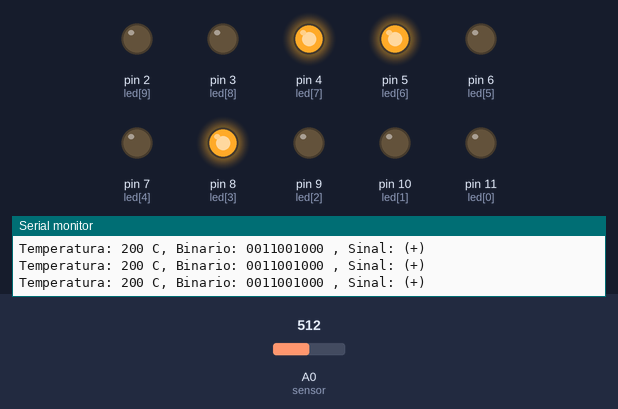
A sketch run on a simulated Arduino Uno, built with avr-gcc and run on an emulated ATmega328P. Shown: output pins drawn as LEDs (lit = HIGH), the last lines printed to the serial monitor. The inputs (shaded band) are chosen by the test bench; at power-on: A0 (sensor) = 512.

Above: at 1.3 s.
1.4 s: A0 (sensor) set to 513
At 2.6 s:
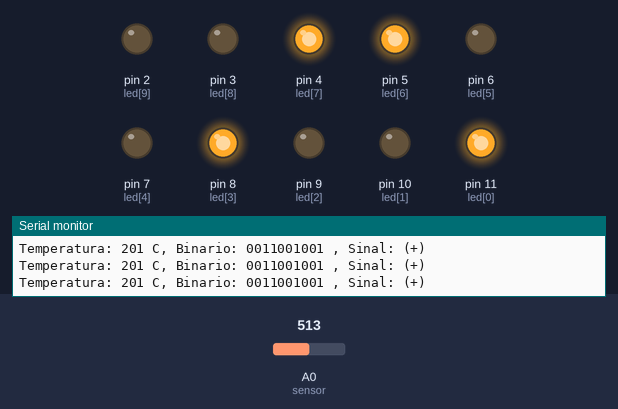
3.0 s: A0 (sensor) set to 716
At 3.9 s:
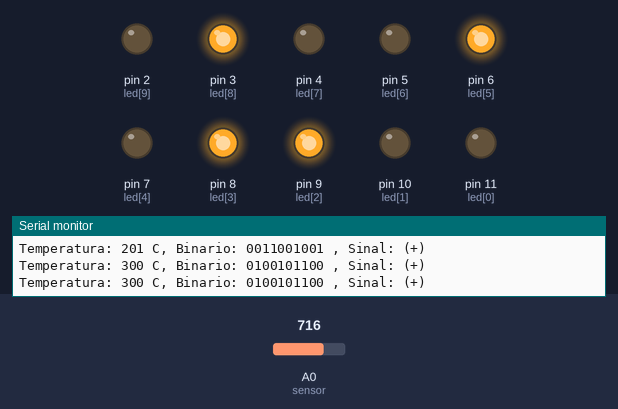
4.5 s: A0 (sensor) set to 718
At 5.2 s:
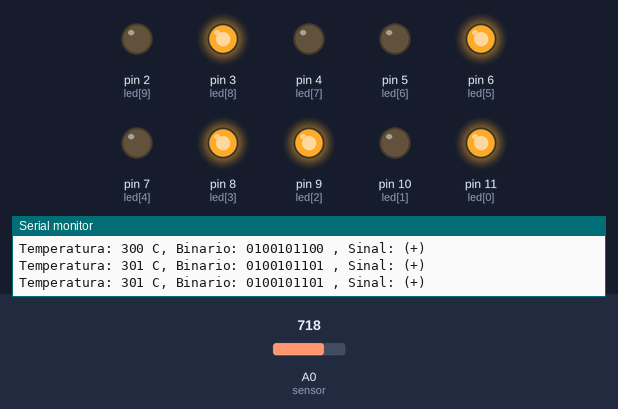
6.0 s: A0 (sensor) set to 900
At 6.4 s:
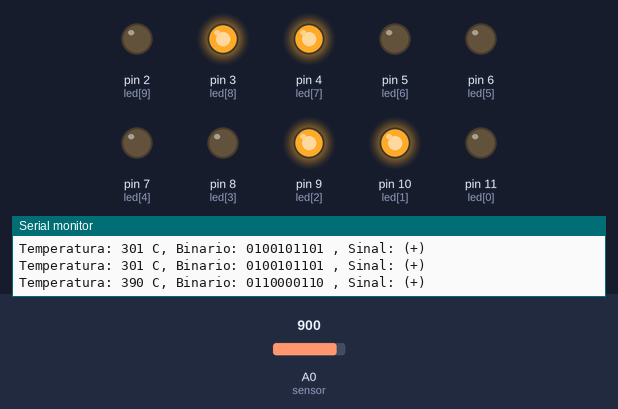
7.5 s: A0 (sensor) set to 899
At 8.7 s:
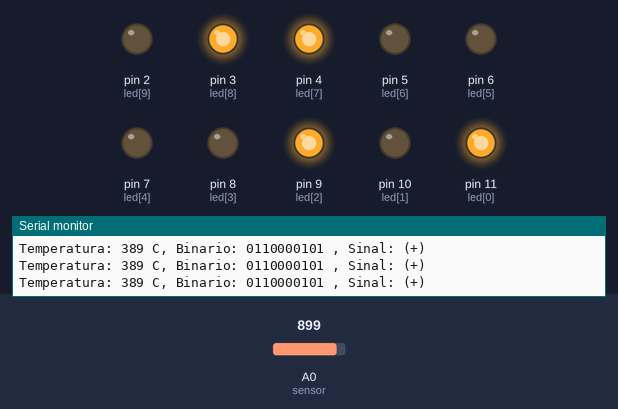
9.0 s: A0 (sensor) set to 122
At 10.2 s:
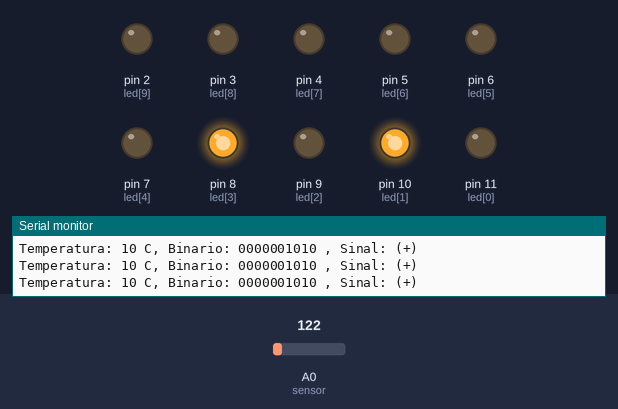
Timing chart, 0 to 11.5 s (numbered marks = the images above; inputs shaded):
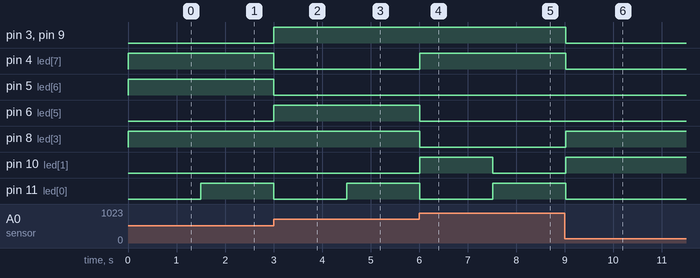

The sketch:

term_metro_bin_rio_c_digo_1.ino
```cpp
//por: kelpo49
//para: termômetro binário de led
//date: 9 de junho de 2025
//licença: MIT
const int sensor = A0; //pino analogico do sensor que não muda
float temperaturaf = 0; //guardar variavel temperatura
int leitura = 0; //guardar variavel leitura
const int led[] = {11, 10, 9, 8, 7, 6, 5, 4, 3, 2}; //guardar um array de 10 variaveis definidas, que não mudam
void setup() {
  Serial.begin(9600); //tempo de leitura consistente
  for(int i = 0; i < 10; i++) { //para o array com 10 elementos de 0 ate 9 = i
    pinMode(led[i],OUTPUT); //definir os leds i para output
  }
}
void loop() {
  int bit[10]; //guardar array de 10 variaveis não definidas
  leitura = analogRead(sensor); //variavel leitura oq ler do pino do sensor
  temperaturaf = leitura * 0.4887585 - 50; //conversão tensão para temperatura(formula fisica)
  int temperatura = round(temperaturaf); //arredondar para a conversão em binario dar certo(precisam ser naturais)
  for(int n = 0; n < 9; n++) { //para os bits do array de 0 até 8
    bit[n] = (abs(temperatura) >> n) & 1; //(temperatura / 2^n) mod 2
  }
  bit[9] = (temperatura < 0) ? 1: 0; //bit 9 sera 1 se temperatura for negativa
  for(int i = 0; i < 10; i++) { //para os espaços de 0 a 9 dos arrays
    digitalWrite(led[i],bit[i] == 1 ? HIGH: LOW); //associar cada led para cada bit respectivamente, se for igual 1 será high, se não, low
  }
  Serial.print("Temperatura: ");
  Serial.print(abs(temperatura));
  Serial.print(" C, Binario: ");
  for(int n = 9; n >= 0; n--) {
    Serial.print(bit[n]);
  }
  Serial.print(" , Sinal: ");
  Serial.println(bit[9] == 1 ? "(-)": "(+)");
  delay(500);
}
```

Measured:
- the behaviour switches between 512 and 513 on A0 (sensor) (found by bisection; images 0 and 1)
- the behaviour switches between 717 and 718 on A0 (sensor) (found by bisection; images 2 and 3)
- the behaviour switches between 900 and 899 on A0 (sensor) (found by bisection; images 4 and 5)
- after the input at 1.4 s, pin 11 (led[0]): LOW → HIGH after 0.10 s
- after the input at 3.0 s, pin 3 (led[8]), pin 6 (led[5]), pin 9 (led[2]): LOW → HIGH at once; pin 4 (led[7]), pin 5 (led[6]), pin 11 (led[0]): HIGH → LOW at once
- after the input at 4.5 s, pin 11 (led[0]): LOW → HIGH at once
- after the input at 6.0 s, pin 4 (led[7]), pin 10 (led[1]): LOW → HIGH at once; pin 6 (led[5]), pin 8 (led[3]), pin 11 (led[0]): HIGH → LOW at once
- after the input at 7.5 s, pin 10 (led[1]): HIGH → LOW at once; pin 11 (led[0]): LOW → HIGH at once
- after the input at 9.0 s, pin 3 (led[8]), pin 4 (led[7]), pin 9 (led[2]), pin 11 (led[0]): HIGH → LOW at once; pin 8 (led[3]), pin 10 (led[1]): LOW → HIGH at once
